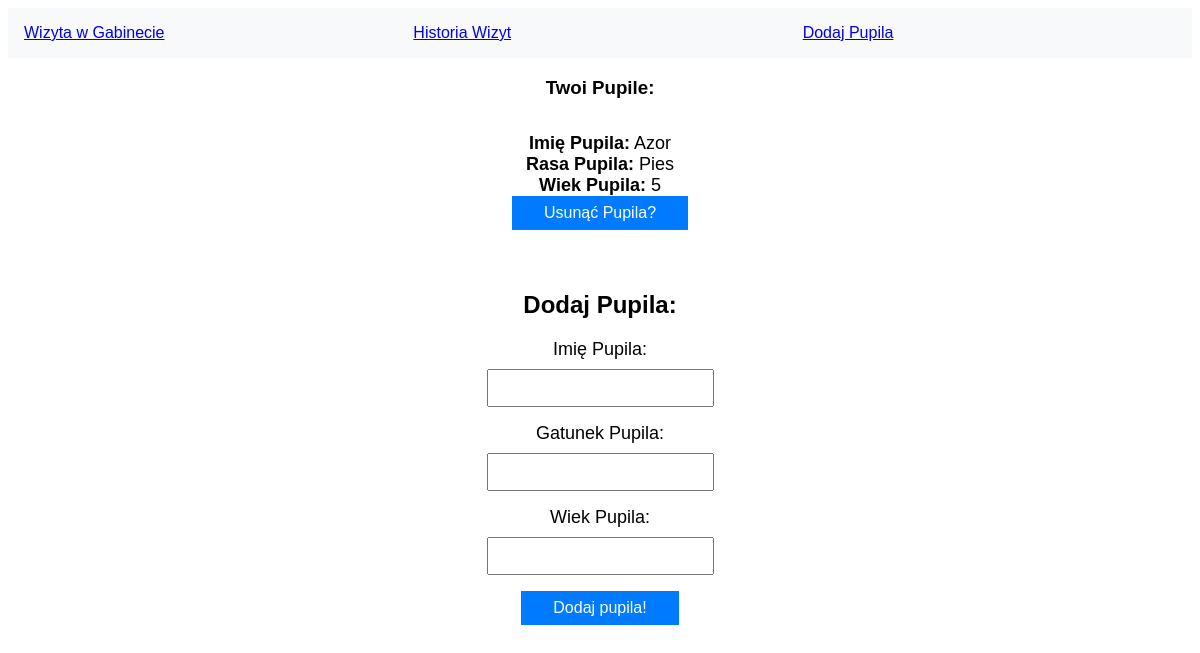
/addpet, run on an earlier commit of the app's database.
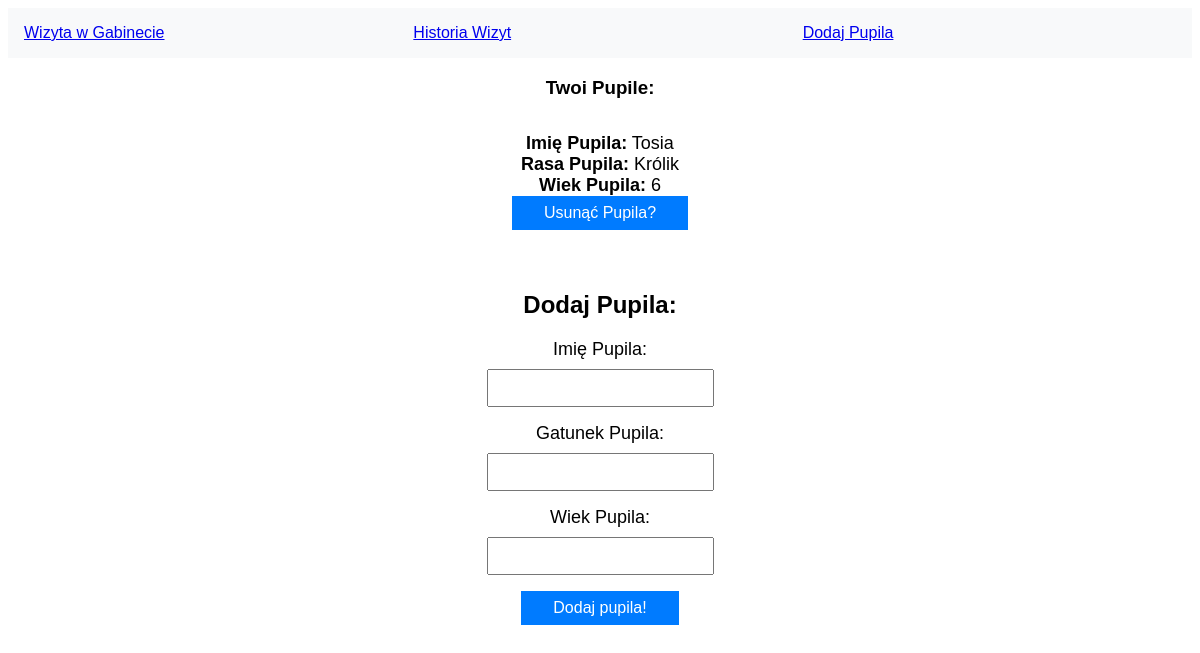
And on a later commit of the database.
### app.py (models this page shows)
class Pet(db.Model):
    id = db.Column(db.Integer, primary_key=True)
    id_owner = db.Column(db.Integer)
    name = db.Column(db.String(80), nullable=False)
    race = db.Column(db.String(120), nullable=False)
    age = db.Column(db.Integer, nullable=False)
    is_active = db.Column(db.Boolean, default=True)
    visits = db.relationship('Visit', backref='pet', lazy=True)

### app.py (the view)
@app.route('/addpet', methods=['GET', 'POST'])
def addpet():
    if request.method == 'POST':
        name = request.form['name']
        race = request.form['race']
        age = request.form['age']
        new_pet = Pet(name=name, race=race, age=age, is_active=True)
        db.session.add(new_pet)
        db.session.commit()
        return redirect('/addpet')
    else:
        pets = Pet.query.filter_by(is_active=True).all()
        return render_template('addpet.html', pets=pets)

### templates/addpet.html (shortened to what this page needs)
{% extends 'navbar.html' %}
{% block content %}
<div class="content">
    <h3>Twoi Pupile:</h3>
    {% if pets %}
        <ul>
            {% for pet in pets %}
                <li>
                    <strong>Imię Pupila:</strong> {{ pet.name }}<br>
                    <strong>Rasa Pupila:</strong> {{ pet.race }}<br>
                    <strong>Wiek Pupila:</strong> {{ pet.age }}<br>
                    <form action="/confirmdelete" method="post" style="display: inline;">
                        <input type="submit" value="Usunąć Pupila?">
                    </form>
                </li>
            {% endfor %}
        </ul>
    {% else %}
        <p>Nie masz dodanych żadnych przyjaciół. Patrz jak Tosia płacze :'(</p>
        <img src="https://i.ibb.co/0ZjR2qD/Sad.jpg" alt="Sad">
    {% endif %}
    <h2>Dodaj Pupila:</h2>
    <form action="/addpet" method="post">
        <label for="name">Imię Pupila:</label>
        <input type="text" id="name" name="name" required>
        <label for="race">Gatunek Pupila:</label>
        <input type="text" id="race" name="race" required>
        <label for="age">Wiek Pupila:</label>
        <input type="number" id="age" name="age" required>
        <input type="submit" value="Dodaj pupila!">
    </form>
</div>
{% endblock %}

### templates/navbar.html (shortened to what this page needs)
<!DOCTYPE html>
<html>
<head>
    <link rel="stylesheet" href="https://unpkg.com/spectre.css/dist/spectre.min.css">
</head>
<body>
    <div class="navbar">
        <div class="nav-links">
            <a href="/bookvisit" class="btn btn-primary">Wizyta w Gabinecie</a>
            <a href="/visithistory" class="btn btn-primary">Historia Wizyt</a>
            <a href="/addpet" class="btn btn-primary">Dodaj Pupila</a>
        </div>
    </div>
    <div class="content">
        {% block content %}{% endblock %}
    </div>
</body>
</html>

### templates/navbar.html (style rules this page uses)
.navbar { display: flex; justify-content: space-between; align-items: center; background-color: #f8f9fa; padding: 1em; }
.nav-links { display: flex; gap: 1em; flex-grow: 1; justify-content: space-evenly; }
.nav-links a { flex-grow: 1; }
.nav-links .btn { width: 100%; }

### templates/addpet.html (style rules this page uses)
body { font-family: Arial, sans-serif; }
.content { display: flex; flex-direction: column; align-items: center; justify-content: flex-start; height: 80vh; text-align: center; }
.content ul { list-style: none; padding: 0; margin-bottom: 2em; }
.content ul li { margin-bottom: 0.5em; font-family: 'Arial', sans-serif; font-size: 18px; }
.content form { display: flex; flex-direction: column; align-items: center; }
.content form label { margin-bottom: 0.5em; font-family: 'Arial', sans-serif; font-size: 18px; }
.content form input[type="text"], .content form input[type="number"] { margin-bottom: 1em; padding: 0.5em; font-family: 'Arial', sans-serif; font-size: 16px; }
.content form input[type="submit"] { padding: 0.5em 2em; background-color: #007bff; color: #fff; border: none; font-family: 'Arial', sans-serif; font-size: 16px; cursor: pointer; }

What changed in the data, as far as the page shows it:
no longer on this page (row edited): Pet: name "Azor", race "Pies", age "5"
added Pet: name "Tosia", race "Królik", age "6"
